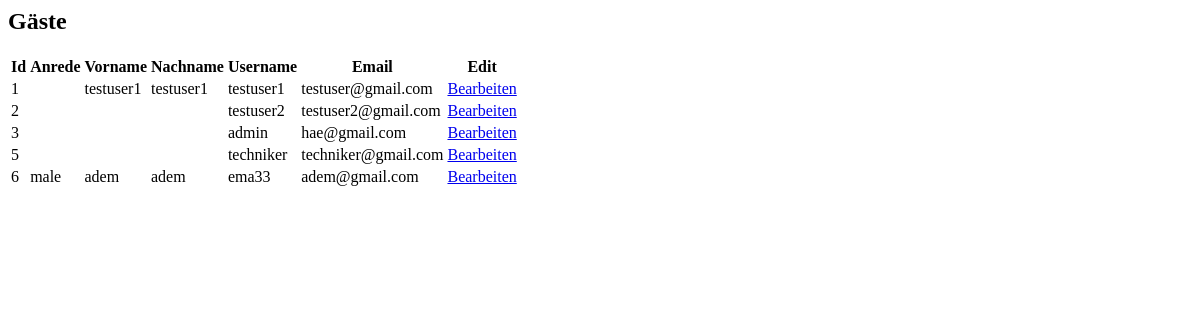
/userAdministration.php, run on an earlier commit of the app's database.
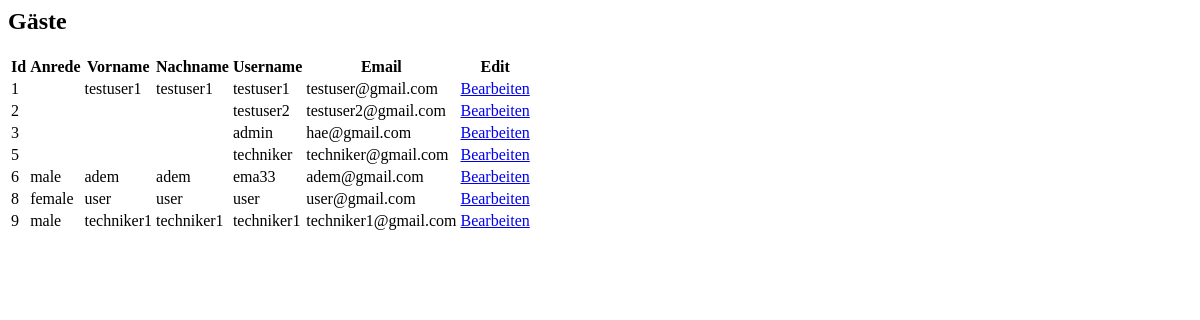
And on a later commit of the database.
### tables this page shows
CREATE TABLE `users` (
  `id` int(11) NOT NULL,
  `username` varchar(50) NOT NULL,
  `gender` varchar(15) DEFAULT NULL,
  `firstname` varchar(60) NOT NULL,
  `lastname` varchar(60) NOT NULL,
  `password` char(60) NOT NULL,
  `email` varchar(100) NOT NULL,
  `role` varchar(25) NOT NULL,
  `state` tinyint(1) NOT NULL
);

### userAdministration.php (the view)
<body>
    <div class = "container">
<?php
require_once ('dbaccess.php');
$sql = "SELECT * FROM users";
$result = $db_obj->query($sql);
echo "<h2>Gäste</h2>";
echo "<table class='table table-stripe'>";
echo "<tr>";
        echo "<th>Id</th>";
        echo "<th>Anrede</th>";
        echo "<th>Vorname</th>";
        echo "<th>Nachname</th>";
        echo "<th>Username</th>";
        echo "<th>Email</th>";
        echo "<th>Edit</th>";
    echo "</tr>";
while ($row = $result->fetch_assoc()) {
    echo "<tr>";
        echo "<td>" . $row['id'] . "</td>";
        echo "<td>" . $row['gender'] . "</td>";
        echo "<td>" . $row['firstname'] . "</td>";
        echo "<td>" . $row['lastname'] . "</td>";
        echo "<td>" . $row['username'] . "</td>";
        echo "<td>" . $row['email'] . "</td>";
        echo "<td><a href=\"userEdit.php?id=". $row['id'] ."\" >Bearbeiten</a></td>";
    echo "</tr>";
    }
    echo "</table>";
?>
 </div>
</body>

What changed in the data, as far as the page shows it:
added users: id "8", gender "female", firstname "user", lastname "user", username "user", email "user@gmail.com"
added users: id "9", gender "male", firstname "techniker1", lastname "techniker1", username "techniker1", email "techniker1@gmail.com"
